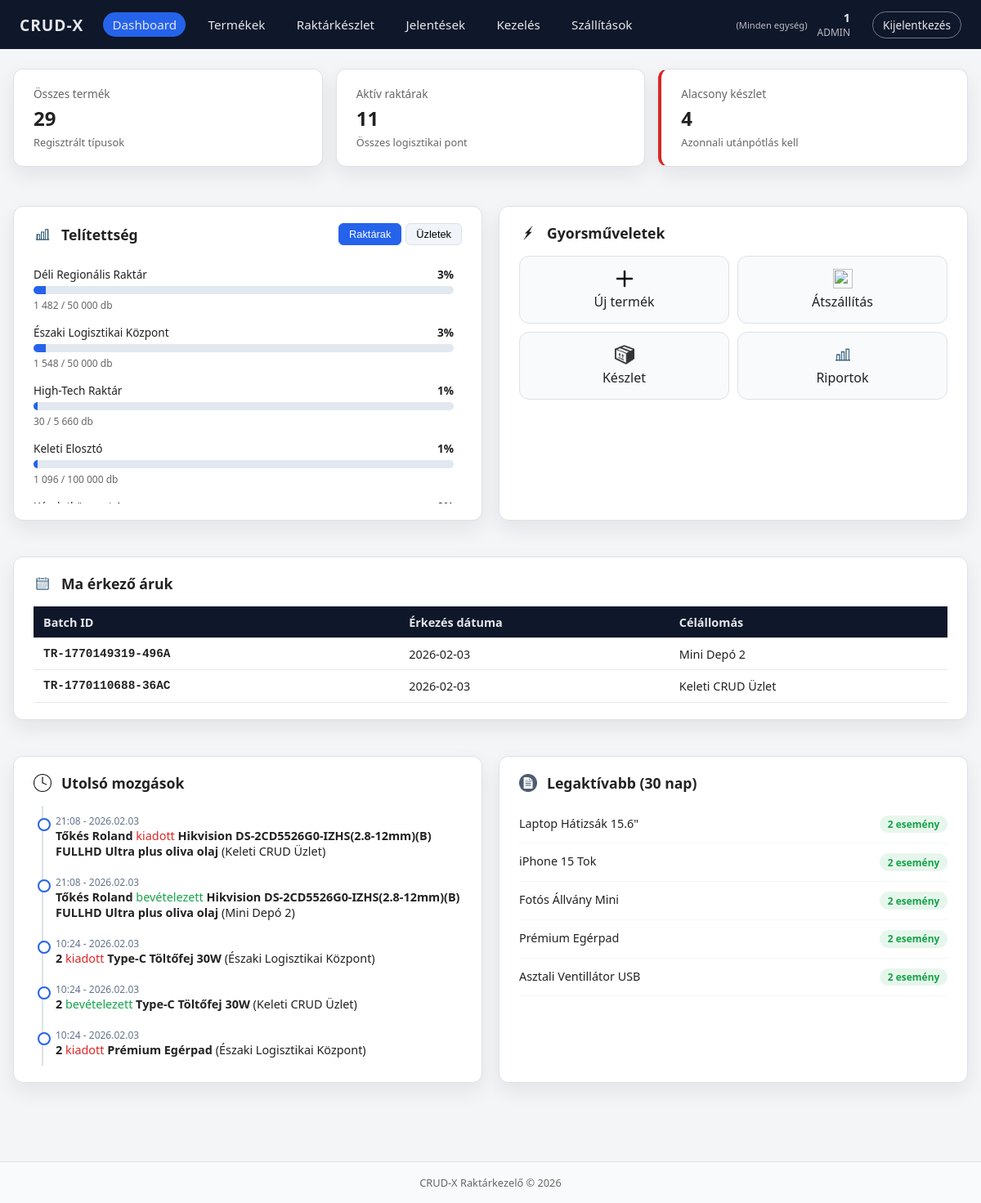
The app's page /CRUDX_v93/index.php (signed in) with its own data.
### tables this page shows
CREATE TABLE `transports` (
  `ID` int(11) NOT NULL,
  `batch_id` varchar(50) DEFAULT NULL,
  `product_ID` int(11) NOT NULL,
  `warehouse_ID` int(11) NOT NULL,
  `type` enum('import','export') NOT NULL,
  `date` datetime NOT NULL DEFAULT current_timestamp(),
  `user_ID` int(11) NOT NULL,
  `description` text NOT NULL,
  `arriveIn` date DEFAULT NULL,
  `quantity` int(11) NOT NULL
);

CREATE TABLE `users` (
  `ID` int(11) NOT NULL,
  `username` varchar(30) NOT NULL,
  `active` tinyint(1) NOT NULL DEFAULT 1,
  `password` varchar(255) NOT NULL,
  `role` enum('user','admin','owner') NOT NULL,
  `warehouse_id` int(11) DEFAULT NULL,
  `created_at` datetime NOT NULL,
  `login_at` datetime NOT NULL
);

CREATE TABLE `products` (
  `ID` int(11) NOT NULL,
  `name` varchar(100) NOT NULL,
  `item_number` varchar(100) NOT NULL,
  `description` text NOT NULL,
  `category_ID` int(11) NOT NULL,
  `active` tinyint(1) NOT NULL,
  `created_at` datetime NOT NULL DEFAULT current_timestamp(),
  `updated_at` datetime DEFAULT current_timestamp()
);

CREATE TABLE `warehouses` (
  `ID` int(11) NOT NULL,
  `name` varchar(255) NOT NULL,
  `address` varchar(255) NOT NULL,
  `max_quantity` int(20) NOT NULL,
  `type` enum('warehouse','store') NOT NULL,
  `active` tinyint(1) NOT NULL DEFAULT 1
);

### CRUDX_v93/index.php (the view, shortened to what this page needs)
<?php
    include './config.php';
    include './components/navbar.php';
    $userWhId = $_SESSION['warehouse_id'] ?? null;
    $userRole = $_SESSION['role'] ?? 'user';
    $isRestricted = !in_array($userRole, ['admin', 'owner']);
    $totalProdCount = $pdo->query("SELECT COUNT(*) FROM products")->fetchColumn();
    $warehouseCount = $pdo->query("SELECT COUNT(*) FROM warehouses")->fetchColumn();
    if ($isRestricted && $userWhId) {
        $stmtLow = $pdo->prepare("SELECT COUNT(*) FROM inventory WHERE quantity <= min_quantity AND warehouse_ID = ?");
        $stmtLow->execute([$userWhId]);
        $lowStockCount = $stmtLow->fetchColumn();
    } else {
        $lowStockCount = $pdo->query("SELECT COUNT(*) FROM inventory WHERE quantity <= min_quantity")->fetchColumn();
    }
    $capacities = $pdo->query("
        SELECT w.name, w.max_quantity, w.type, COALESCE(SUM(i.quantity), 0) as current_qty
        FROM warehouses w
        LEFT JOIN inventory i ON w.ID = i.warehouse_ID
        GROUP BY w.ID
        ORDER BY w.name ASC
    ")->fetchAll(PDO::FETCH_ASSOC);
    $warehouses_list = [];
    $stores_list = [];
    foreach ($capacities as $cap) {
        if ($cap['type'] === 'store') { $stores_list[] = $cap; }
        else { $warehouses_list[] = $cap; }
    }
    $sqlArrivals = "
        SELECT t.batch_id, MAX(w.name) as w_name, MAX(t.arriveIn) as arrive_date
        FROM transports t
        JOIN warehouses w ON t.warehouse_ID = w.ID
        WHERE t.type = 'import' AND t.arriveIn = CURDATE()
    ";
    $sqlArrivals .= " GROUP BY t.batch_id ORDER BY t.ID DESC";
    $todayArrivals = $pdo->query($sqlArrivals)->fetchAll(PDO::FETCH_ASSOC);
    $recentActivity = $pdo->query("
        SELECT t.*, u.username, p.name as p_name, w.name as w_name
        FROM transports t
        JOIN users u ON t.user_ID = u.ID
        JOIN products p ON t.product_ID = p.ID
        JOIN warehouses w ON t.warehouse_ID = w.ID
        ORDER BY t.date DESC LIMIT 5
    ")->fetchAll(PDO::FETCH_ASSOC);
    $topMovers = $pdo->query("
        SELECT p.name, COUNT(t.ID) as move_count
        FROM transports t
        JOIN products p ON t.product_ID = p.ID
        WHERE t.date >= DATE_SUB(NOW(), INTERVAL 30 DAY)
        GROUP BY t.product_ID
        ORDER BY move_count DESC LIMIT 5
    ")->fetchAll(PDO::FETCH_ASSOC);
    function renderCapacityList($list) {
        foreach ($list as $cap):
            $percent = $cap['max_quantity'] > 0 ? round(($cap['current_qty'] / $cap['max_quantity']) * 100) : 0;
            $isCritical = $percent >= 90;
        ?>
            <div style="margin-bottom: 15px; padding-right: 10px;">
                <div style="display:flex; justify-content:space-between; font-size: 0.85rem;">
                    <span><?= htmlspecialchars($cap['name']) ?></span>
                    <span style="font-weight:bold;"><?= $percent ?>%</span>
                </div>
                <div class="progress-container">
                    <div class="progress-bar <?= $isCritical ? 'critical' : '' ?>" style="width: <?= min($percent, 100) ?>%"></div>
                </div>
                <small style="color: #666; font-size: 0.75rem;">
                    <?= number_format($cap['current_qty'], 0, '.', ' ') ?> / <?= number_format($cap['max_quantity'], 0, '.', ' ') ?> db
                </small>
            </div>
        <?php endforeach;
    }
?>
<!DOCTYPE html>
<html lang="hu">
<head>
    <link rel="stylesheet" href="./style/style.css">
</head>
<body>
<main class="container">
    <section class="stats-grid">
        <div class="card stat-card">
            <div class="stat-label">Összes termék</div>
            <div class="stat-value"><?= $totalProdCount ?></div>
            <div class="stat-sub">Regisztrált típusok</div>
        </div>
        <div class="card stat-card">
            <div class="stat-label">Aktív raktárak</div>
            <div class="stat-value"><?= $warehouseCount ?></div>
            <div class="stat-sub">Összes logisztikai pont</div>
        </div>
        <div class="card stat-card <?= $lowStockCount > 0 ? 'critical' : '' ?>">
            <div class="stat-label">Alacsony készlet</div>
            <div class="stat-value"><?= $lowStockCount ?></div>
            <div class="stat-sub">
                <?= ($isRestricted && $userWhId) ? 'Saját egységben' : 'Azonnali utánpótlás kell' ?>
            </div>
        </div>
    </section>
    <div class="dashboard-layout">
        <?php
            $userRole = $_SESSION['role'] ?? ($_SESSION['user']['role'] ?? null);
            if (in_array($userRole, ['admin','owner'])):
        ?>
                <section class="card">
                    <div class="card-header">
                        <h2><img class="icon" src="./img/1485477213-statistics_78572.png"> Telítettség</h2>
                        <div class="tab-buttons">
                            <button class="tab-btn active" onclick="showTab('warehouses', this)">Raktárak</button>
                            <button class="tab-btn" onclick="showTab('stores', this)">Üzletek</button>
                        </div>
                    </div>
                    <div class="scrollable-stats" id="warehouses-tab">
                        <?php renderCapacityList($warehouses_list); ?>
                    </div>
                </section>
                <section class="card">
                    <div class="card-header"><h2><img class="icon" src="./img/lightning_icon_187922.png"> Gyorsműveletek</h2></div>
                    <div class="action-grid">
                        <a href="admin.php" class="action-btn"><span><img class="icon" src="./img/create_new_plus_add_icon_232794.png"></span> Új termék</a>
                        <a href="transports.php" class="action-btn"><span><img class="icon" src="./img/truck_23929.png"></span> Átszállítás</a>
                        <a href="inventory.php" class="action-btn"><span><img class="icon" src="./img/products_box.png"></span> Készlet</a>
                        <a href="reports.php" class="action-btn"><span><img class="icon" src="./img/1485477213-statistics_78572.png"></span> Riportok</a>
                    </div>
                </section>
        <?php endif; ?>
        <section class="card full-width">
            <div class="card-header">
                <h2>
                    <img class="icon" src="./img/1485477075-calendar_78587.png">
                    Ma érkező áruk
                </h2>
            </div>
            <?php if (empty($todayArrivals)): ?>
                <p style="text-align:center; padding: 20px; color: #94a3b8;">Mára nincs ütemezett beérkezés.</p>
            <?php else: ?>
                <table class="data-table">
                    <thead>
                        <tr>
                            <th style="width: 40%;">Batch ID</th>
                            <th>Érkezés dátuma</th>
                            <th>Célállomás</th>
                        </tr>
                    </thead>
                    <tbody>
                        <?php foreach($todayArrivals as $arr): ?>
                            <tr>
                                <td class="batch-id-cell" onclick="location.href='transport.php?batch=<?= $arr['batch_id'] ?>'">
                                    <a href="transport.php?batch=<?= $arr['batch_id'] ?>"><?= htmlspecialchars($arr['batch_id']) ?></a>
                                </td>
                                <td><?= htmlspecialchars($arr['arrive_date']) ?></td>
                                <td><?= htmlspecialchars($arr['w_name']) ?></td>
                            </tr>
                        <?php endforeach; ?>
                    </tbody>
                </table>
            <?php endif; ?>
        </section>
        <section class="card">
            <div class="card-header"><h2><img class="icon" src="./img/clock_80424.png"> Utolsó mozgások</h2></div>
            <div style="margin-top: 10px;">
                <?php foreach($recentActivity as $act): ?>
                    <div class="timeline-item">
                        <div style="font-size: 0.75rem; color: #64748b;"><?= date('H:i', strtotime($act['date'])) ?> - <?= date('Y.m.d', strtotime($act['date'])) ?></div>
                        <div style="font-size: 0.9rem;">
                            <strong><?= htmlspecialchars($act['username']) ?></strong>
                            <span style="color: <?= $act['type']=='import' ? '#16a34a' : '#dc2626' ?>;">
                                <?= $act['type'] == 'import' ? 'bevételezett' : 'kiadott' ?>
                            </span>
                            <strong><?= htmlspecialchars($act['p_name']) ?></strong>
                            (<?= htmlspecialchars($act['w_name']) ?>)
                        </div>
                    </div>
                <?php endforeach; ?>
            </div>
        </section>
        <section class="card">
            <div class="card-header"><h2><img class="icon" src="./img/document_23966.png"> Legaktívabb (30 nap)</h2></div>
            <div style="margin-top: 10px;">
                <?php foreach($topMovers as $mover): ?>
                    <div style="display:flex; justify-content:space-between; padding: 12px 0; border-bottom: 1px solid #f1f5f9;">
                        <span style="font-size: 0.9rem;"><?= htmlspecialchars($mover['name']) ?></span>
                        <span class="badge badge-success" style="font-size: 0.75rem;"><?= $mover['move_count'] ?> esemény</span>
                    </div>
                <?php endforeach; ?>
            </div>
        </section>
    </div>
</main>
<?php include './components/footer.php'; ?>
</body>
</html>

### records on screen
transports: date "21:08", date "2026.02.03", user_ID.username "Tőkés Roland", type "kiadott", product_ID.name "Hikvision DS-2CD5526G0-IZHS(2.8-12mm)(B) FULLHD Ultra plus oliva olaj", warehouse_ID.name "Keleti CRUD Üzlet"
transports: date "21:08", date "2026.02.03", user_ID.username "Tőkés Roland", type "bevételezett", product_ID.name "Hikvision DS-2CD5526G0-IZHS(2.8-12mm)(B) FULLHD Ultra plus oliva olaj", warehouse_ID.name "Mini Depó 2"
transports: date "10:24", date "2026.02.03", user_ID.username "2", type "kiadott", product_ID.name "Type-C Töltőfej 30W", warehouse_ID.name "Északi Logisztikai Központ"
transports: date "10:24", date "2026.02.03", user_ID.username "2", type "bevételezett", product_ID.name "Type-C Töltőfej 30W", warehouse_ID.name "Keleti CRUD Üzlet"
transports: date "10:24", date "2026.02.03", user_ID.username "2", type "kiadott", product_ID.name "Prémium Egérpad", warehouse_ID.name "Északi Logisztikai Központ"

### other values on screen
$_SESSION['warehouse_name'] "Minden egység"
$_SESSION['username'] "1"
$_SESSION['role'] "ADMIN"
$totalProdCount "29"
$warehouseCount "11"
$lowStockCount "4"
$cap['name'] "Déli Regionális Raktár"
$percent "3"
$cap['current_qty'] "1 482"
$cap['max_quantity'] "50 000"
$cap['name'] "Északi Logisztikai Központ"
$cap['current_qty'] "1 548"
$cap['name'] "High-Tech Raktár"
$percent "1"
$cap['current_qty'] "30"
